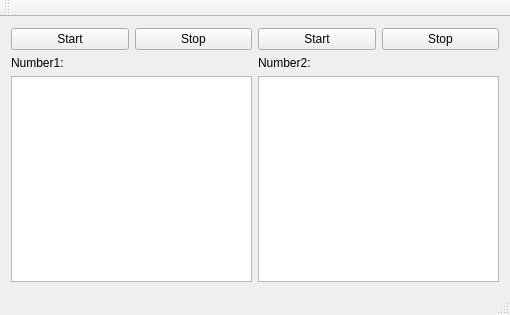
<?xml version="1.0" encoding="UTF-8"?>
<ui version="4.0">
 <class>MainWindow</class>
 <widget class="QMainWindow" name="MainWindow">
  <property name="geometry">
   <rect>
    <x>0</x>
    <y>0</y>
    <width>510</width>
    <height>315</height>
   </rect>
  </property>
  <property name="windowTitle">
   <string>MainWindow</string>
  </property>
  <widget class="QWidget" name="centralWidget">
   <layout class="QVBoxLayout" name="verticalLayout_5">
    <item>
     <layout class="QHBoxLayout" name="horizontalLayout_3">
      <item>
       <layout class="QVBoxLayout" name="verticalLayout_2">
        <item>
         <layout class="QVBoxLayout" name="verticalLayout">
          <item>
           <layout class="QHBoxLayout" name="horizontalLayout">
            <item>
             <widget class="QPushButton" name="pushButton">
              <property name="text">
               <string>Start</string>
              </property>
             </widget>
            </item>
            <item>
             <widget class="QPushButton" name="pushButton_2">
              <property name="text">
               <string>Stop</string>
              </property>
             </widget>
            </item>
           </layout>
          </item>
          <item>
           <widget class="QLabel" name="label">
            <property name="text">
             <string>Number1:</string>
            </property>
           </widget>
          </item>
         </layout>
        </item>
        <item>
         <widget class="QTextBrowser" name="textBrowser"/>
        </item>
       </layout>
      </item>
      <item>
       <layout class="QVBoxLayout" name="verticalLayout_3">
        <item>
         <layout class="QVBoxLayout" name="verticalLayout_4">
          <item>
           <layout class="QHBoxLayout" name="horizontalLayout_2">
            <item>
             <widget class="QPushButton" name="pushButton_3">
              <property name="text">
               <string>Start</string>
              </property>
             </widget>
            </item>
            <item>
             <widget class="QPushButton" name="pushButton_4">
              <property name="text">
               <string>Stop</string>
              </property>
             </widget>
            </item>
           </layout>
          </item>
          <item>
           <widget class="QLabel" name="label_2">
            <property name="text">
             <string>Number2:</string>
            </property>
           </widget>
          </item>
         </layout>
        </item>
        <item>
         <widget class="QTextBrowser" name="textBrowser_2"/>
        </item>
       </layout>
      </item>
     </layout>
    </item>
   </layout>
  </widget>
  <widget class="QMenuBar" name="menuBar">
   <property name="geometry">
    <rect>
     <x>0</x>
     <y>0</y>
     <width>510</width>
     <height>25</height>
    </rect>
   </property>
  </widget>
  <widget class="QToolBar" name="mainToolBar">
   <attribute name="toolBarArea">
    <enum>TopToolBarArea</enum>
   </attribute>
   <attribute name="toolBarBreak">
    <bool>false</bool>
   </attribute>
  </widget>
  <widget class="QStatusBar" name="statusBar"/>
 </widget>
 <layoutdefault spacing="6" margin="11"/>
 <resources/>
 <connections/>
</ui>
